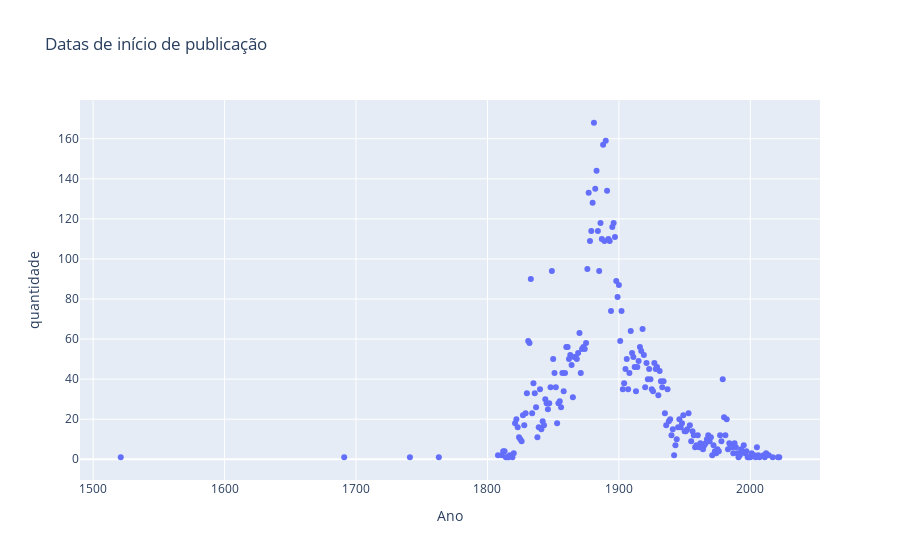

The cell this chart's notebook holds for it:
### Markdown cell above
Não há erros no fim. Podemos prosseguir para a visualização dos dados.

### Code cell
# excluir registros menor que 1000
df_bdate = df_bdate[df_bdate['Ano'] > 999]

# Criar scatter plot com os dados de datas de publicação com as datas de publicação no eixo Y
fig2 = px.scatter(df_bdate, x='Ano', y='quantidade', title='Datas de início de publicação')
fig2.show()
# salvar gráfico
fig2.write_image('./charts/fig2.png')

### Figure 1 — Plotly figure (JSON) as saved in the notebook; plotly's stock layout.template omitted (floating-point values rounded to 4 significant figures; data arrays with more than 128 entries replaced by an {"elided": "..."} marker saying what was removed)
{"data": [{"hovertemplate": "Ano=%{x}<br>quantidade=%{y}<extra></extra>", "legendgroup": "", "marker": {"color": "#636efa", "symbol": "circle"}, "mode": "markers", "name": "", "orientation": "v", "showlegend": false, "type": "scatter", "x": {"elided": "208 int values"}, "xaxis": "x", "y": {"elided": "208 int values"}, "yaxis": "y"}], "layout": {"legend": {"tracegroupgap": 0}, "title": {"text": "Datas de início de publicação"}, "xaxis": {"anchor": "y", "domain": [0, 1], "title": {"text": "Ano"}}, "yaxis": {"anchor": "x", "domain": [0, 1], "title": {"text": "quantidade"}}}}
